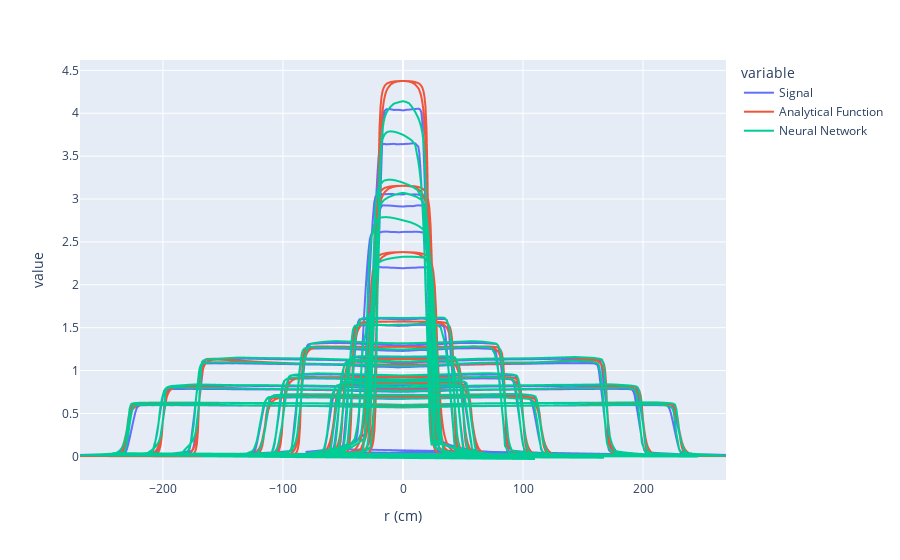

Notebook cell for this chart:
### Code cell
REP.set_index('r (cm)').iloc[:,[-3,-2,-1]].plot()

### Figure 1 — Plotly figure (JSON) as saved in the notebook; plotly's stock layout.template omitted (floating-point values rounded to 4 significant figures; data arrays with more than 128 entries replaced by an {"elided": "..."} marker saying what was removed)
{"data": [{"hovertemplate": "variable=Signal<br>r (cm)=%{x}<br>value=%{y}<extra></extra>", "legendgroup": "Signal", "line": {"color": "#636efa", "dash": "solid"}, "mode": "lines", "name": "Signal", "showlegend": true, "type": "scattergl", "x": {"elided": "2880 float values"}, "xaxis": "x", "y": {"elided": "2880 float values"}, "yaxis": "y"}, {"hovertemplate": "variable=Analytical Function<br>r (cm)=%{x}<br>value=%{y}<extra></extra>", "legendgroup": "Analytical Function", "line": {"color": "#EF553B", "dash": "solid"}, "mode": "lines", "name": "Analytical Function", "showlegend": true, "type": "scattergl", "x": {"elided": "2880 float values"}, "xaxis": "x", "y": {"elided": "2880 float values"}, "yaxis": "y"}, {"hovertemplate": "variable=Neural Network<br>r (cm)=%{x}<br>value=%{y}<extra></extra>", "legendgroup": "Neural Network", "line": {"color": "#00cc96", "dash": "solid"}, "mode": "lines", "name": "Neural Network", "showlegend": true, "type": "scattergl", "x": {"elided": "2880 float values"}, "xaxis": "x", "y": {"elided": "2880 float values"}, "yaxis": "y"}], "layout": {"legend": {"title": {"text": "variable"}, "tracegroupgap": 0}, "margin": {"t": 60}, "xaxis": {"anchor": "y", "domain": [0, 1], "title": {"text": "r (cm)"}}, "yaxis": {"anchor": "x", "domain": [0, 1], "title": {"text": "value"}}}}
